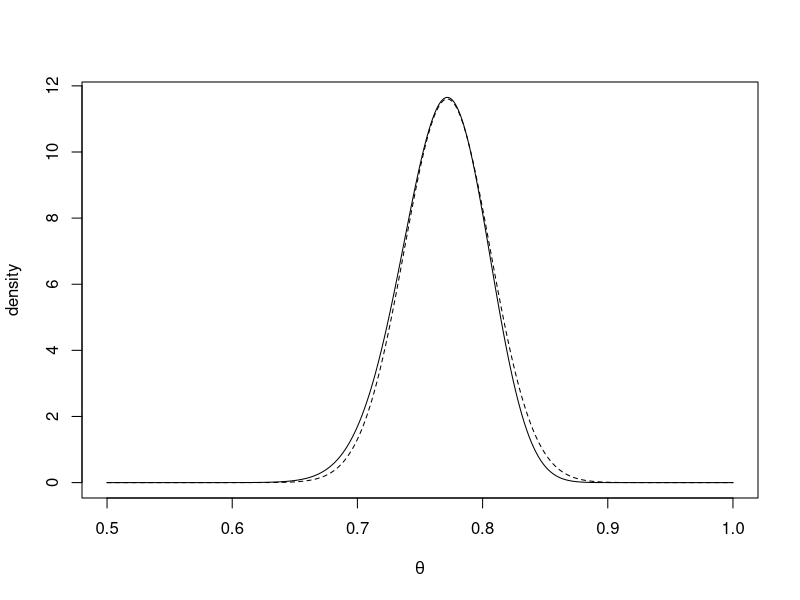

This chart was generated by the following R code:
n=30 # sample size (# of experiment)
m=5  # number of trials in each experiment
alpha = 1
beta = 0
#theta = rbeta(1,alpha,beta)
x = rbinom(n,m,0.75) # observations

mod = (mean(x)+(alpha-1)/n)/(m+(alpha+beta-2)/n)
I.theta = (sum(x)+alpha-1)/(mod^2)+(m*n+beta-sum(x)-1)/((1-mod)^2)
sd = sqrt(1/I.theta)

t = seq(0.5,1,0.0005)
plot(t, dbeta(t, sum(x)+alpha, beta + m*n-sum(x)), type = "l",
     xlab = expression(theta), ylab = "density")
lines(t, dnorm(t, mod, sd), lty = 2)
